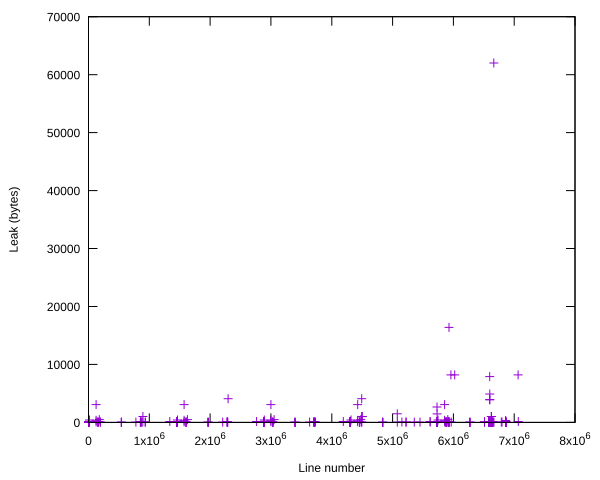

The script that saved this image:
set terminal svg
set output "leaks.svg"

set style data points
set xlabel  "Line number"
set ylabel  "Leak (bytes)"
set xtics
plot 'leaks.dat' notitle   
